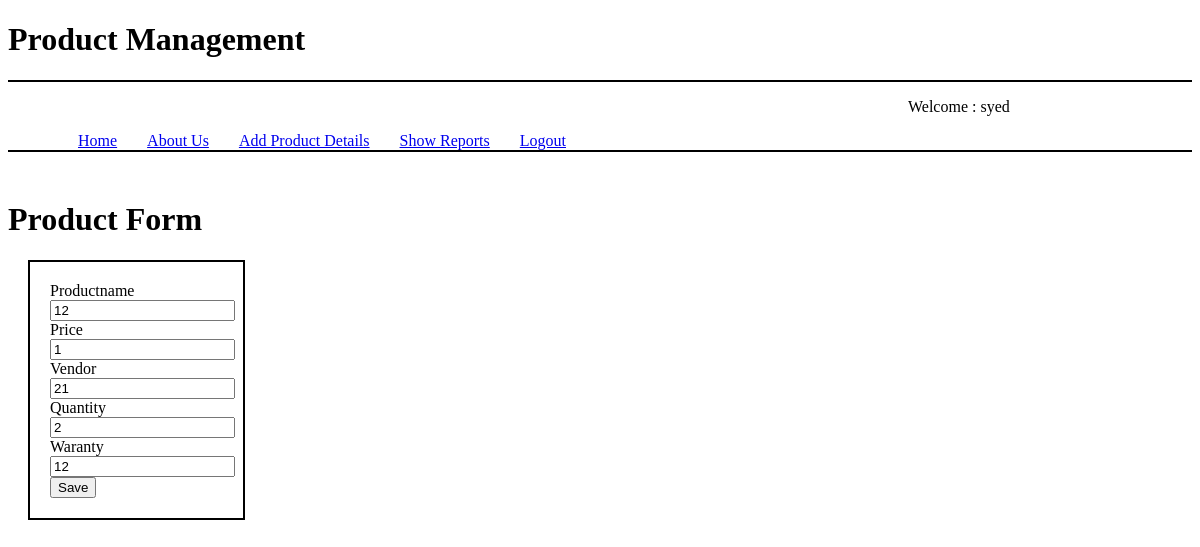
Page /update/4/ (signed in) on the committed database.
### fullcurd/models.py (models this page shows, shortened)
class Product(models.Model):
    productid = models.AutoField(primary_key=True)
    productname = models.CharField(max_length=50)
    price = models.IntegerField()
    vendor = models.CharField(max_length=50,)
    quantity = models.IntegerField()
    waranty = models.IntegerField()

### fullcurd/views.py (the view)
# urls.py: path('update/<int:pk>/',views.update, name='update'),
@login_required(login_url='login')
def update(request, pk):
    product = Product.objects.get(productid=pk)
    form = ProductForm(instance=product)
    if request.method == "POST":
        form = ProductForm(request.POST, instance=product)
        if form.is_valid():
            form.save()
            return redirect("index")
    context = {
        "form" : form
    }
    return render(request, "fullcurd/forms.html",context)

### fullcurd/forms.py
class ProductForm(ModelForm):
    class Meta:
        model = Product
        fields = "__all__"#['productname', 'price','vendor','quantity','waranty']

### fullcurd/templates/fullcurd/forms.html (shortened to what this page needs)
{% extends 'main.html'%}
{% block content %}
<h1> Product Form </h1>
<div class="forms">
<form action="" method='POST'>
    {% for frm in form %}
    {{frm.label}} <br>{{frm}}<br>
    {%endfor%}
    <input type="submit" value="Save">
</form>
</div>
{% endblock content %}

### templates/nav.html
{% block content %}
{% if request.user.is_authenticated %}
<div id='display'>
    <p>
        Welcome : {{user.username}}
    </p>
</div>
<ul class="navbl">
    <li><a href='{% url 'index' %}'>Home</a></li>
    <li><a href="#">About Us</a></li>
    <li><a href="{% url 'create' %}">Add Product Details</a></li>
    <li><a href="{% url 'index' %}">Show Reports</a></li>
    <li><a href ={% url 'logout' %} >Logout</a></li>
</ul>
{%else%}
    <ul class="navbl">
        <li><a href='{% url 'index' %}'>Home</a></li>
        <li>About Us</li>
        <li>Contact</li>
    </ul>
    {% endif %}
{% endblock content %}

### static/style/main.css (style rules this page uses)
#display { margin-left: 900px; }
li { float: left; padding-left: 30px; color: rgb(0, 0, 0); text-decoration: none; list-style: none; }
.forms { margin-left: 20px; border: 2px solid; padding: 20px; margin-right: 80%; }

### rows in the picture
Product: form "12" "1" "21" "2" "12"

### other values in the picture
{{ user.username }} "syed"
{{ frm.label }} "Productname" "Price" "Vendor" "Quantity" "Waranty"
